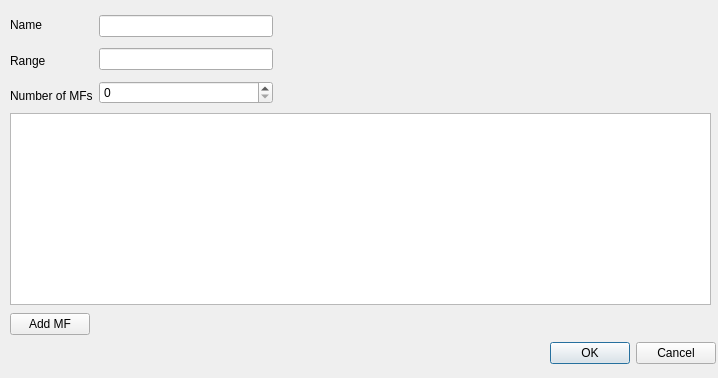
<?xml version="1.0" encoding="UTF-8"?>
<ui version="4.0">
 <class>inputDialog</class>
 <widget class="QDialog" name="inputDialog">
  <property name="geometry">
   <rect>
    <x>0</x>
    <y>0</y>
    <width>718</width>
    <height>378</height>
   </rect>
  </property>
  <property name="windowTitle">
   <string>Dialog</string>
  </property>
  <widget class="QTableWidget" name="inMFtable">
   <property name="geometry">
    <rect>
     <x>10</x>
     <y>113</y>
     <width>701</width>
     <height>192</height>
    </rect>
   </property>
  </widget>
  <widget class="QDialogButtonBox" name="buttonBox">
   <property name="geometry">
    <rect>
     <x>540</x>
     <y>340</y>
     <width>176</width>
     <height>27</height>
    </rect>
   </property>
   <property name="standardButtons">
    <set>QDialogButtonBox::Cancel|QDialogButtonBox::Ok</set>
   </property>
  </widget>
  <widget class="QWidget" name="layoutWidget">
   <property name="geometry">
    <rect>
     <x>10</x>
     <y>10</y>
     <width>263</width>
     <height>101</height>
    </rect>
   </property>
   <layout class="QHBoxLayout" name="horizontalLayout">
    <item>
     <layout class="QVBoxLayout" name="verticalLayout_2">
      <item>
       <widget class="QLabel" name="label">
        <property name="text">
         <string>Name</string>
        </property>
       </widget>
      </item>
      <item>
       <widget class="QLabel" name="label_2">
        <property name="text">
         <string>Range</string>
        </property>
       </widget>
      </item>
      <item>
       <widget class="QLabel" name="label_3">
        <property name="text">
         <string>Number of MFs</string>
        </property>
       </widget>
      </item>
     </layout>
    </item>
    <item>
     <layout class="QVBoxLayout" name="verticalLayout">
      <item>
       <widget class="QLineEdit" name="inname"/>
      </item>
      <item>
       <widget class="QLineEdit" name="inrange"/>
      </item>
      <item>
       <widget class="QSpinBox" name="numMFs">
        <property name="maximum">
         <number>9999999</number>
        </property>
       </widget>
      </item>
     </layout>
    </item>
   </layout>
  </widget>
  <widget class="QWidget" name="layoutWidget">
   <property name="geometry">
    <rect>
     <x>10</x>
     <y>310</y>
     <width>701</width>
     <height>29</height>
    </rect>
   </property>
   <layout class="QHBoxLayout" name="horizontalLayout_2">
    <item>
     <widget class="QPushButton" name="addMF">
      <property name="text">
       <string>Add MF</string>
      </property>
     </widget>
    </item>
    <item>
     <spacer name="horizontalSpacer">
      <property name="orientation">
       <enum>Qt::Horizontal</enum>
      </property>
      <property name="sizeHint" stdset="0">
       <size>
        <width>40</width>
        <height>20</height>
       </size>
      </property>
     </spacer>
    </item>
   </layout>
  </widget>
 </widget>
 <resources/>
 <connections/>
</ui>
